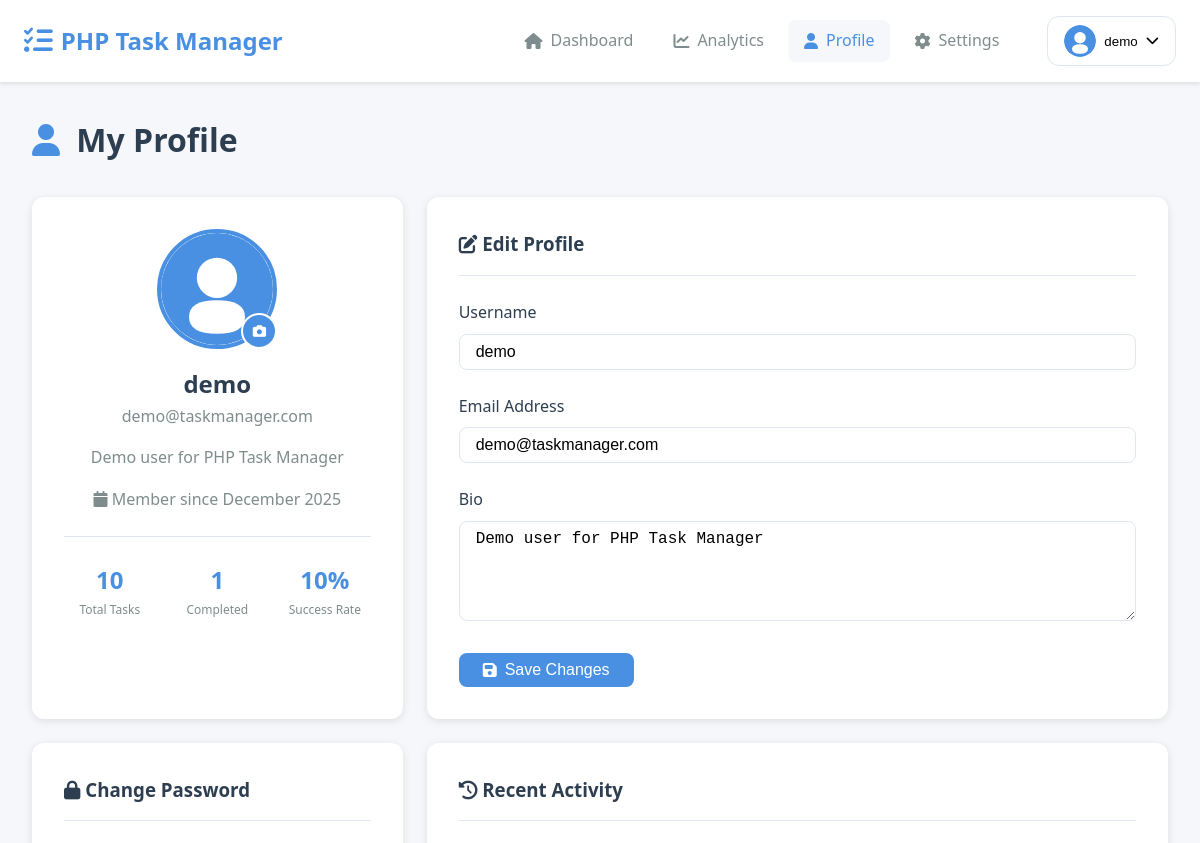
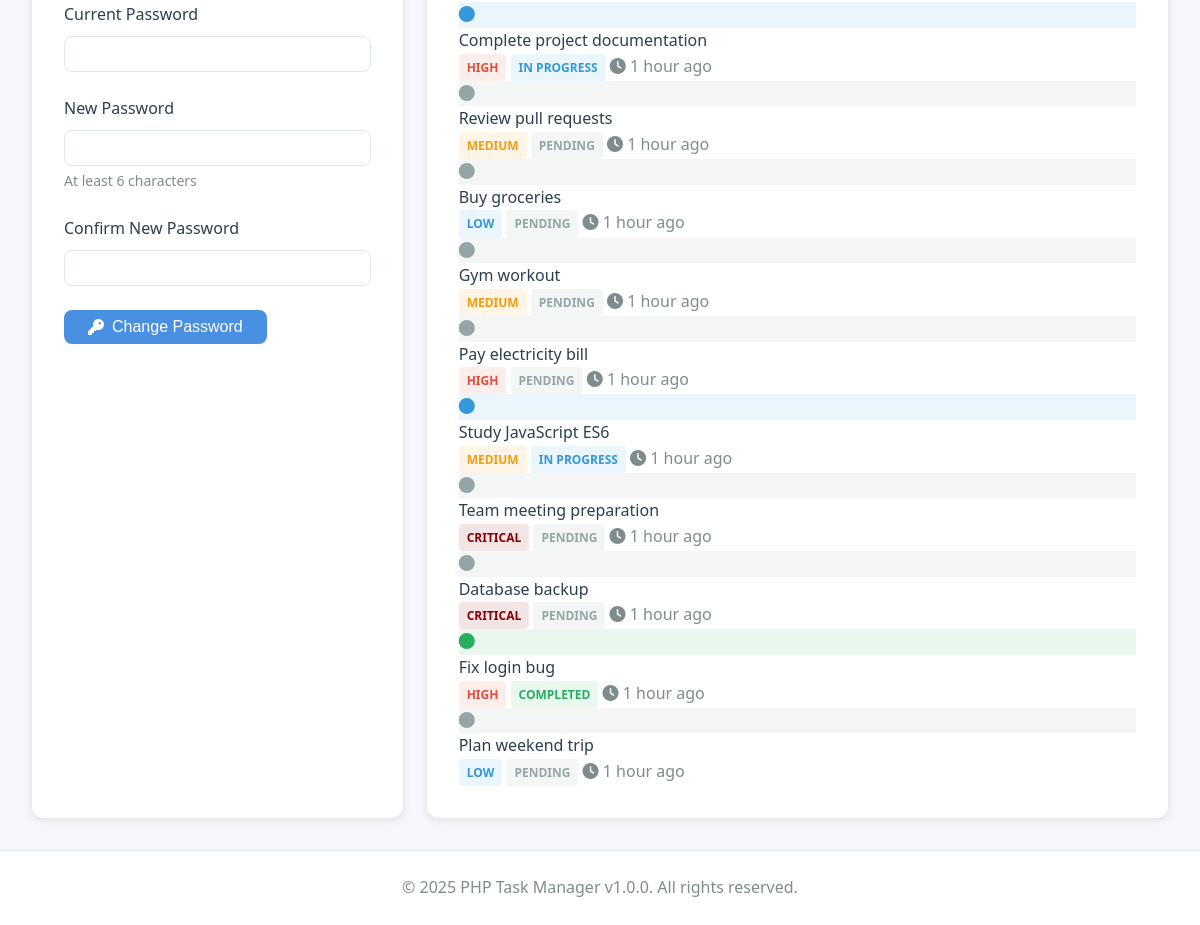
The app's page /profile.php (signed in) with its own data (2 pictures, top to bottom).
### tables this page shows
CREATE TABLE `users` (
  `id` int(11) NOT NULL AUTO_INCREMENT,
  `username` varchar(50) NOT NULL,
  `email` varchar(100) NOT NULL,
  `password` varchar(255) NOT NULL,
  `profile_picture` varchar(255) DEFAULT 'default-avatar.svg',
  `bio` text DEFAULT NULL,
  `created_at` timestamp NOT NULL DEFAULT CURRENT_TIMESTAMP,
  `updated_at` timestamp NOT NULL DEFAULT CURRENT_TIMESTAMP ON UPDATE CURRENT_TIMESTAMP,
  PRIMARY KEY (`id`),
  UNIQUE KEY `email` (`email`),
  UNIQUE KEY `username` (`username`),
  KEY `idx_email` (`email`)
);

CREATE TABLE `tasks` (
  `id` int(11) NOT NULL AUTO_INCREMENT,
  `user_id` int(11) NOT NULL,
  `title` varchar(255) NOT NULL,
  `description` text DEFAULT NULL,
  `due_date` date DEFAULT NULL,
  `due_time` time DEFAULT NULL,
  `priority` enum('Critical','High','Medium','Low') DEFAULT 'Medium',
  `category` enum('Work','Personal','Shopping','Health','Finance','Education','Other') DEFAULT 'Personal',
  `status` enum('Pending','In Progress','Completed','Cancelled') DEFAULT 'Pending',
  `progress` int(11) DEFAULT 0,
  `tags` varchar(500) DEFAULT NULL,
  `is_favorite` tinyint(1) DEFAULT 0,
  `position` int(11) DEFAULT 0,
  `completed_at` timestamp NULL DEFAULT NULL,
  `created_at` timestamp NOT NULL DEFAULT CURRENT_TIMESTAMP,
  `updated_at` timestamp NOT NULL DEFAULT CURRENT_TIMESTAMP ON UPDATE CURRENT_TIMESTAMP,
  PRIMARY KEY (`id`),
  KEY `user_id` (`user_id`),
  KEY `idx_status` (`status`),
  KEY `idx_priority` (`priority`),
  KEY `idx_due_date` (`due_date`),
  KEY `idx_user_status` (`user_id`, `status`),
  CONSTRAINT `tasks_ibfk_1` FOREIGN KEY (`user_id`) REFERENCES `users` (`id`) ON DELETE CASCADE
);

### config/database.example.php (called while the page is built, shortened)
<?php
function executeQuery($pdo, $sql, $params = []) {
    try {
        $stmt = $pdo->prepare($sql);
        $stmt->execute($params);
        return $stmt;
    } catch (PDOException $e) {
        error_log("Query Error: " . $e->getMessage());
        return false;
    }
}
function fetchOne($pdo, $sql, $params = []) {
    $stmt = executeQuery($pdo, $sql, $params);
    return $stmt ? $stmt->fetch() : false;
}
function fetchAll($pdo, $sql, $params = []) {
    $stmt = executeQuery($pdo, $sql, $params);
    return $stmt ? $stmt->fetchAll() : [];
}
?>

### includes/functions.php (called while the page is built, shortened)
<?php
function formatDate($date, $format = 'M d, Y') {
    return date($format, strtotime($date));
}
function timeAgo($datetime) {
    $timestamp = strtotime($datetime);
    $diff = time() - $timestamp;
    if ($diff < 60) {
        return 'just now';
    } elseif ($diff < 3600) {
        $mins = floor($diff / 60);
        return $mins . ' minute' . ($mins > 1 ? 's' : '') . ' ago';
    } elseif ($diff < 86400) {
        $hours = floor($diff / 3600);
        return $hours . ' hour' . ($hours > 1 ? 's' : '') . ' ago';
    } elseif ($diff < 604800) {
        $days = floor($diff / 86400);
        return $days . ' day' . ($days > 1 ? 's' : '') . ' ago';
    } else {
        return formatDate($datetime);
    }
}
function getPriorityClass($priority) {
    $classes = [
        'Critical' => 'priority-critical',
        'High' => 'priority-high',
        'Medium' => 'priority-medium',
        'Low' => 'priority-low'
    ];
    return $classes[$priority] ?? 'priority-medium';
}
function getStatusClass($status) {
    $classes = [
        'Pending' => 'status-pending',
        'In Progress' => 'status-progress',
        'Completed' => 'status-completed',
        'Cancelled' => 'status-cancelled'
    ];
    return $classes[$status] ?? 'status-pending';
}
function getUserById($pdo, $userId) {
    $sql = "SELECT id, username, email, profile_picture, bio, created_at FROM users WHERE id = ?";
    return fetchOne($pdo, $sql, [$userId]);
}
function getTaskStatistics($pdo, $userId) {
    $stats = [];
    $sql = "SELECT COUNT(*) as count FROM tasks WHERE user_id = ?";
    $result = fetchOne($pdo, $sql, [$userId]);
    $stats['total'] = $result['count'];
    $sql = "SELECT COUNT(*) as count FROM tasks WHERE user_id = ? AND status = 'Pending'";
    $result = fetchOne($pdo, $sql, [$userId]);
    $stats['pending'] = $result['count'];
    $sql = "SELECT COUNT(*) as count FROM tasks WHERE user_id = ? AND status = 'In Progress'";
    $result = fetchOne($pdo, $sql, [$userId]);
    $stats['in_progress'] = $result['count'];
    $sql = "SELECT COUNT(*) as count FROM tasks WHERE user_id = ? AND status = 'Completed'";
    $result = fetchOne($pdo, $sql, [$userId]);
    $stats['completed'] = $result['count'];
    $sql = "SELECT COUNT(*) as count FROM tasks WHERE user_id = ? AND due_date < CURDATE() AND status NOT IN ('Completed', 'Cancelled')";
    $result = fetchOne($pdo, $sql, [$userId]);
    $stats['overdue'] = $result['count'];
    $sql = "SELECT COUNT(*) as count FROM tasks WHERE user_id = ? AND due_date = CURDATE() AND status NOT IN ('Completed', 'Cancelled')";
    $result = fetchOne($pdo, $sql, [$userId]);
    $stats['due_today'] = $result['count'];
    $stats['completion_rate'] = $stats['total'] > 0
        ? round(($stats['completed'] / $stats['total']) * 100, 1)
        : 0;
    return $stats;
}
?>

### config/config.php (called while the page is built, shortened)
<?php
function getCurrentUserId() {
    return $_SESSION['user_id'] ?? null;
}
function escape($string) {
    return htmlspecialchars($string, ENT_QUOTES, 'UTF-8');
}
?>

### profile.php (the view, shortened to what this page needs)
<?php
require_once 'config/config.php';
require_once 'includes/functions.php';
$stats = getTaskStatistics($pdo, getCurrentUserId());
$sql = "SELECT * FROM tasks WHERE user_id = ? ORDER BY updated_at DESC LIMIT 10";
$recentActivities = fetchAll($pdo, $sql, [getCurrentUserId()]);
include 'includes/header.php';
include 'includes/navbar.php';
?>
<div class="main-container profile-container">
    <div class="page-header">
        <h1><i class="fas fa-user"></i> My Profile</h1>
    </div>
    <div class="profile-grid">
        <div class="profile-card">
            <div class="profile-header">
                <div class="profile-avatar-large">
                    <img src="<?php echo isset($currentUser['profile_picture']) ? 'uploads/' . escape($currentUser['profile_picture']) : 'assets/images/default-avatar.svg'; ?>"
                         alt="Profile Picture" id="profileAvatarPreview">
                    <button class="avatar-upload-btn" onclick="document.getElementById('profilePicture').click()">
                        <i class="fas fa-camera"></i>
                    </button>
                </div>
                <h2><?php echo escape($currentUser['username']); ?></h2>
                <p class="text-muted"><?php echo escape($currentUser['email']); ?></p>
                <p class="profile-bio"><?php echo escape($currentUser['bio'] ?? 'No bio added yet'); ?></p>
                <p class="text-muted">
                    <i class="fas fa-calendar"></i>
                    Member since <?php echo formatDate($currentUser['created_at'], 'F Y'); ?>
                </p>
            </div>
            <div class="profile-stats">
                <div class="stat-item">
                    <div class="stat-value"><?php echo $stats['total']; ?></div>
                    <div class="stat-label">Total Tasks</div>
                </div>
                <div class="stat-item">
                    <div class="stat-value"><?php echo $stats['completed']; ?></div>
                    <div class="stat-label">Completed</div>
                </div>
                <div class="stat-item">
                    <div class="stat-value"><?php echo $stats['completion_rate']; ?>%</div>
                    <div class="stat-label">Success Rate</div>
                </div>
            </div>
        </div>
        <div class="settings-card">
            <h3><i class="fas fa-edit"></i> Edit Profile</h3>
            <form method="POST" action="" class="profile-form">
                <div class="form-group">
                    <label for="username">Username</label>
                    <input type="text" id="username" name="username" class="form-control"
                           value="<?php echo escape($currentUser['username']); ?>" required>
                </div>
                <div class="form-group">
                    <label for="email">Email Address</label>
                    <input type="email" id="email" name="email" class="form-control"
                           value="<?php echo escape($currentUser['email']); ?>" required>
                </div>
                <div class="form-group">
                    <label for="bio">Bio</label>
                    <textarea id="bio" name="bio" class="form-control" rows="4"
                              placeholder="Tell us about yourself"><?php echo escape($currentUser['bio'] ?? ''); ?></textarea>
                </div>
                <button type="submit" class="btn btn-primary">
                    <i class="fas fa-save"></i>
                    Save Changes
                </button>
            </form>
        </div>
        <div class="settings-card">
            <h3><i class="fas fa-lock"></i> Change Password</h3>
            <form method="POST" action="" class="password-form">
                <div class="form-group">
                    <label for="current_password">Current Password</label>
                    <input type="password" id="current_password" name="current_password"
                           class="form-control" required>
                </div>
                <div class="form-group">
                    <label for="new_password">New Password</label>
                    <input type="password" id="new_password" name="new_password"
                           class="form-control" required>
                    <small class="form-text">At least 6 characters</small>
                </div>
                <div class="form-group">
                    <label for="confirm_password">Confirm New Password</label>
                    <input type="password" id="confirm_password" name="confirm_password"
                           class="form-control" required>
                </div>
                <button type="submit" class="btn btn-primary">
                    <i class="fas fa-key"></i>
                    Change Password
                </button>
            </form>
        </div>
        <div class="settings-card">
            <h3><i class="fas fa-history"></i> Recent Activity</h3>
            <div class="activity-timeline">
                <?php if (!empty($recentActivities)): ?>
                    <?php foreach ($recentActivities as $activity): ?>
                        <div class="activity-item">
                            <div class="activity-icon <?php echo getStatusClass($activity['status']); ?>">
                                <i class="fas fa-circle"></i>
                            </div>
                            <div class="activity-content">
                                <p class="activity-title"><?php echo escape($activity['title']); ?></p>
                                <p class="activity-meta">
                                    <span class="badge <?php echo getPriorityClass($activity['priority']); ?>">
                                        <?php echo escape($activity['priority']); ?>
                                    </span>
                                    <span class="badge <?php echo getStatusClass($activity['status']); ?>">
                                        <?php echo escape($activity['status']); ?>
                                    </span>
                                    <span class="text-muted">
                                        <i class="fas fa-clock"></i>
                                        <?php echo timeAgo($activity['updated_at']); ?>
                                    </span>
                                </p>
                            </div>
                        </div>
                    <?php endforeach; ?>
                <?php else: ?>
                    <p class="text-muted">No recent activity</p>
                <?php endif; ?>
            </div>
        </div>
    </div>
</div>
<?php include 'includes/footer.php'; ?>

### includes/header.php (shortened to what this page needs)
<!DOCTYPE html>
<html lang="en">
<head>
    <link rel="stylesheet" href="https://cdnjs.cloudflare.com/ajax/libs/font-awesome/6.4.0/css/all.min.css">
    <link rel="stylesheet" href="css/style.css">
    <link rel="stylesheet" href="css/themes.css">
</head>
<body class="<?php echo isset($bodyClass) ? escape($bodyClass) : ''; ?>">

### includes/navbar.php (shortened to what this page needs)
<?php
$currentPage = basename($_SERVER['PHP_SELF'], '.php');
if (isLoggedIn()) {
    $currentUser = getUserById($pdo, getCurrentUserId());
}
?>
<nav class="navbar">
    <div class="container">
        <div class="navbar-brand">
            <a href="dashboard.php" class="logo">
                <i class="fas fa-tasks"></i>
                <span><?php echo APP_NAME; ?></span>
            </a>
        </div>
        <div class="navbar-menu" id="navbarMenu">
            <ul class="navbar-nav">
                <li class="nav-item <?php echo $currentPage === 'dashboard' ? 'active' : ''; ?>">
                    <a href="dashboard.php" class="nav-link">
                        <i class="fas fa-home"></i>
                        <span>Dashboard</span>
                    </a>
                </li>
                <li class="nav-item <?php echo $currentPage === 'analytics' ? 'active' : ''; ?>">
                    <a href="analytics.php" class="nav-link">
                        <i class="fas fa-chart-line"></i>
                        <span>Analytics</span>
                    </a>
                </li>
                <li class="nav-item <?php echo $currentPage === 'profile' ? 'active' : ''; ?>">
                    <a href="profile.php" class="nav-link">
                        <i class="fas fa-user"></i>
                        <span>Profile</span>
                    </a>
                </li>
                <li class="nav-item <?php echo $currentPage === 'settings' ? 'active' : ''; ?>">
                    <a href="settings.php" class="nav-link">
                        <i class="fas fa-cog"></i>
                        <span>Settings</span>
                    </a>
                </li>
            </ul>
            <div class="navbar-user">
                <div class="user-dropdown">
                    <button class="user-dropdown-toggle" id="userDropdownToggle">
                        <img src="<?php echo isset($currentUser['profile_picture']) ? 'uploads/' . escape($currentUser['profile_picture']) : 'assets/images/default-avatar.svg'; ?>"
                             alt="Profile" class="user-avatar">
                        <span class="user-name"><?php echo isset($currentUser['username']) ? escape($currentUser['username']) : 'User'; ?></span>
                        <i class="fas fa-chevron-down"></i>
                    </button>
                </div>
            </div>
        </div>
    </div>
</nav>

### includes/footer.php (shortened to what this page needs)
    <footer class="footer">
        <div class="container">
            <p>&copy; <?php echo date('Y'); ?> <?php echo APP_NAME; ?> v<?php echo APP_VERSION; ?>. All rights reserved.</p>
        </div>
    </footer>
</body>
</html>

### css/themes.css (style rules this page uses)
body { transition: background-color 0.3s ease, color 0.3s ease; }
.navbar, .task-card, .stat-card, .modal-content, .form-control { transition: background-color 0.3s ease, color 0.3s ease, border-color 0.3s ease; }

### records on screen
users: profile_picture (placeholder picture), username "demo", email "demo@taskmanager.com", bio "Demo user for PHP Task Manager", created_at "December 2025"
tasks: title "Complete project documentation", priority "HIGH", status "IN PROGRESS", updated_at "1 hour ago"
tasks: title "Review pull requests", priority "MEDIUM", status "PENDING", updated_at "1 hour ago"
tasks: title "Buy groceries", priority "LOW", status "PENDING", updated_at "1 hour ago"
tasks: title "Gym workout", priority "MEDIUM", status "PENDING", updated_at "1 hour ago"
tasks: title "Pay electricity bill", priority "HIGH", status "PENDING", updated_at "1 hour ago"
tasks: title "Study JavaScript ES6", priority "MEDIUM", status "IN PROGRESS", updated_at "1 hour ago"
tasks: title "Team meeting preparation", priority "CRITICAL", status "PENDING", updated_at "1 hour ago"
tasks: title "Database backup", priority "CRITICAL", status "PENDING", updated_at "1 hour ago"
tasks: title "Fix login bug", priority "HIGH", status "COMPLETED", updated_at "1 hour ago"
tasks: title "Plan weekend trip", priority "LOW", status "PENDING", updated_at "1 hour ago"

### other values on screen
APP_NAME "PHP Task Manager"
$stats['total'] "10"
$stats['completed'] "1"
$stats['completion_rate'] "10"
APP_VERSION "1.0.0"
